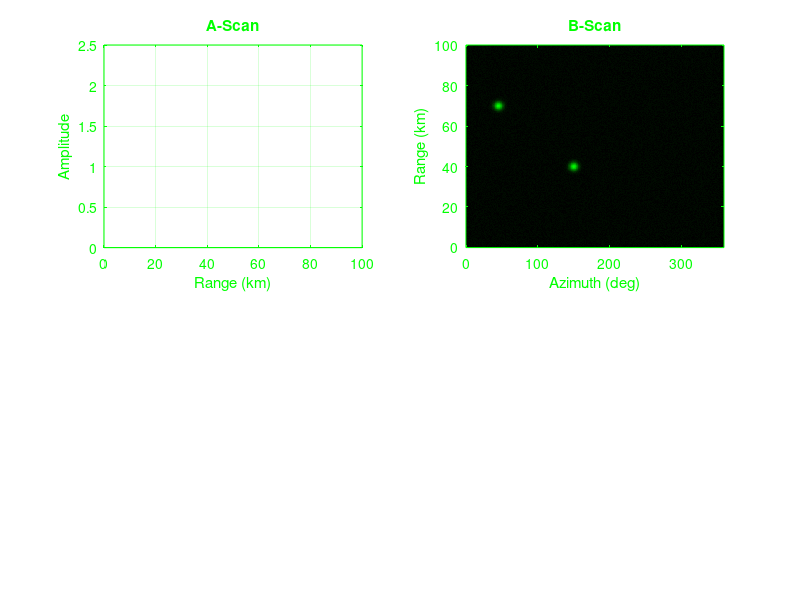

Write MATLAB code to recreate this figure. (Note: this script raises an error after producing the figure.)
clear; clc; close all;

r_max = 100;
targets = [70 45 0.3 210; 40 150 0.2 45];
r = linspace(0, r_max, 500);
a = 0:359;

figure('Color', 'k');

subplot(2,2,1);
h1 = plot(r, zeros(size(r)), 'g');
set(gca, 'Color', 'k', 'XColor', 'g', 'YColor', 'g'); grid on;
xlim([0 r_max]); ylim([0 2.5]);
xlabel('Range (km)'); ylabel('Amplitude'); title('A-Scan', 'Color', 'g');

subplot(2,2,2);
I = 0.05*rand(length(r), length(a));
for k = 1:2
    dA = abs(mod(a - targets(k,2) + 180, 360) - 180);
    I = I + exp(-((r(:) - targets(k,1))/2).^2) * exp(-(dA/6).^2);
end
imagesc(a, r, I); axis xy;
colormap(gca, [zeros(256,1) linspace(0,1,256)' zeros(256,1)]);
set(gca, 'XColor', 'g', 'YColor', 'g');
xlabel('Azimuth (deg)'); ylabel('Range (km)'); title('B-Scan', 'Color', 'g');

ax = polaraxes('Position', [0.25 0.05 0.5 0.42], 'Color', 'k', 'ThetaZeroLocation', 'top', 'ThetaDir', 'clockwise');
hold(ax, 'on'); rlim(ax, [0 r_max]); ax.GridColor = 'g'; ax.RAxis.Color = 'g'; ax.ThetaColor = 'g';
title(ax, 'PPI', 'Color', 'g');
sweep = polarplot(ax, [0 0], [0 r_max], 'g-', 'LineWidth', 1.5);
blips = polarplot(ax, 0, 0, 'g.', 'MarkerSize', 15);

az = 0;
while ishandle(ax) && ishandle(h1)
    set(sweep, 'ThetaData', deg2rad([az az]));
    [x, y] = pol2cart(deg2rad(targets(:,2)), targets(:,1));
    x = x + targets(:,3).*cosd(targets(:,4));
    y = y + targets(:,3).*sind(targets(:,4));
    [th, rr] = cart2pol(x, y);
    targets(:,1) = rr; targets(:,2) = mod(rad2deg(th), 360);
    set(blips, 'ThetaData', th, 'RData', rr);

    amp = 0.05*rand(size(r));
    for k = 1:2
        dA = abs(mod(az - targets(k,2) + 180, 360) - 180);
        amp = amp + exp(-(dA/6)^2) * exp(-((r - targets(k,1))/2).^2);
    end
    set(h1, 'YData', amp);

    az = mod(az + 3, 360);
    drawnow; pause(0.02);
end
